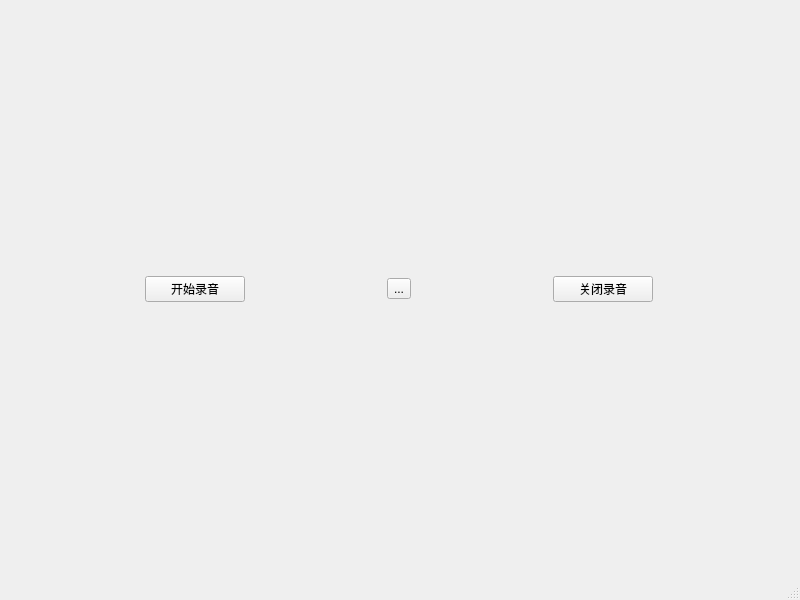
<?xml version="1.0" encoding="UTF-8"?>
<ui version="4.0">
 <class>MainWindow</class>
 <widget class="QMainWindow" name="MainWindow">
  <property name="geometry">
   <rect>
    <x>0</x>
    <y>0</y>
    <width>800</width>
    <height>600</height>
   </rect>
  </property>
  <property name="windowTitle">
   <string>MainWindow</string>
  </property>
  <widget class="QWidget" name="centralwidget">
   <layout class="QHBoxLayout" name="horizontalLayout">
    <item>
     <widget class="QPushButton" name="BtnRecorder">
      <property name="maximumSize">
       <size>
        <width>100</width>
        <height>16777215</height>
       </size>
      </property>
      <property name="text">
       <string>开始录音</string>
      </property>
     </widget>
    </item>
    <item>
     <widget class="QToolButton" name="toolButton">
      <property name="text">
       <string>...</string>
      </property>
     </widget>
    </item>
    <item>
     <widget class="QPushButton" name="pushButton">
      <property name="maximumSize">
       <size>
        <width>100</width>
        <height>16777215</height>
       </size>
      </property>
      <property name="text">
       <string>关闭录音</string>
      </property>
     </widget>
    </item>
   </layout>
  </widget>
  <widget class="QMenuBar" name="menubar">
   <property name="geometry">
    <rect>
     <x>0</x>
     <y>0</y>
     <width>800</width>
     <height>24</height>
    </rect>
   </property>
  </widget>
  <widget class="QStatusBar" name="statusbar"/>
 </widget>
 <resources/>
 <connections/>
</ui>
